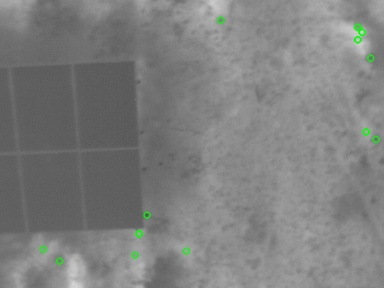

Generate this figure with Python:
import numpy as np
import cv2
from matplotlib import pyplot as plt

image = cv2.imread('1.jpg', 0)

# Initiate STAR detector
sift = cv2.xfeatures2d.SIFT_create()

# find the keypoints & descriptors
kp, des = sift.detectAndCompute(image, None)

# draw only keypoints location,not size and orientation
dummy = np.zeros((1,1))
img2 = cv2.drawKeypoints(image, kp, dummy, color=(0,255,0), flags=0)
cv2.imshow("a", img2)
cv2.waitKey(-1)
cv2.imwrite("sift.jpg", img2)
